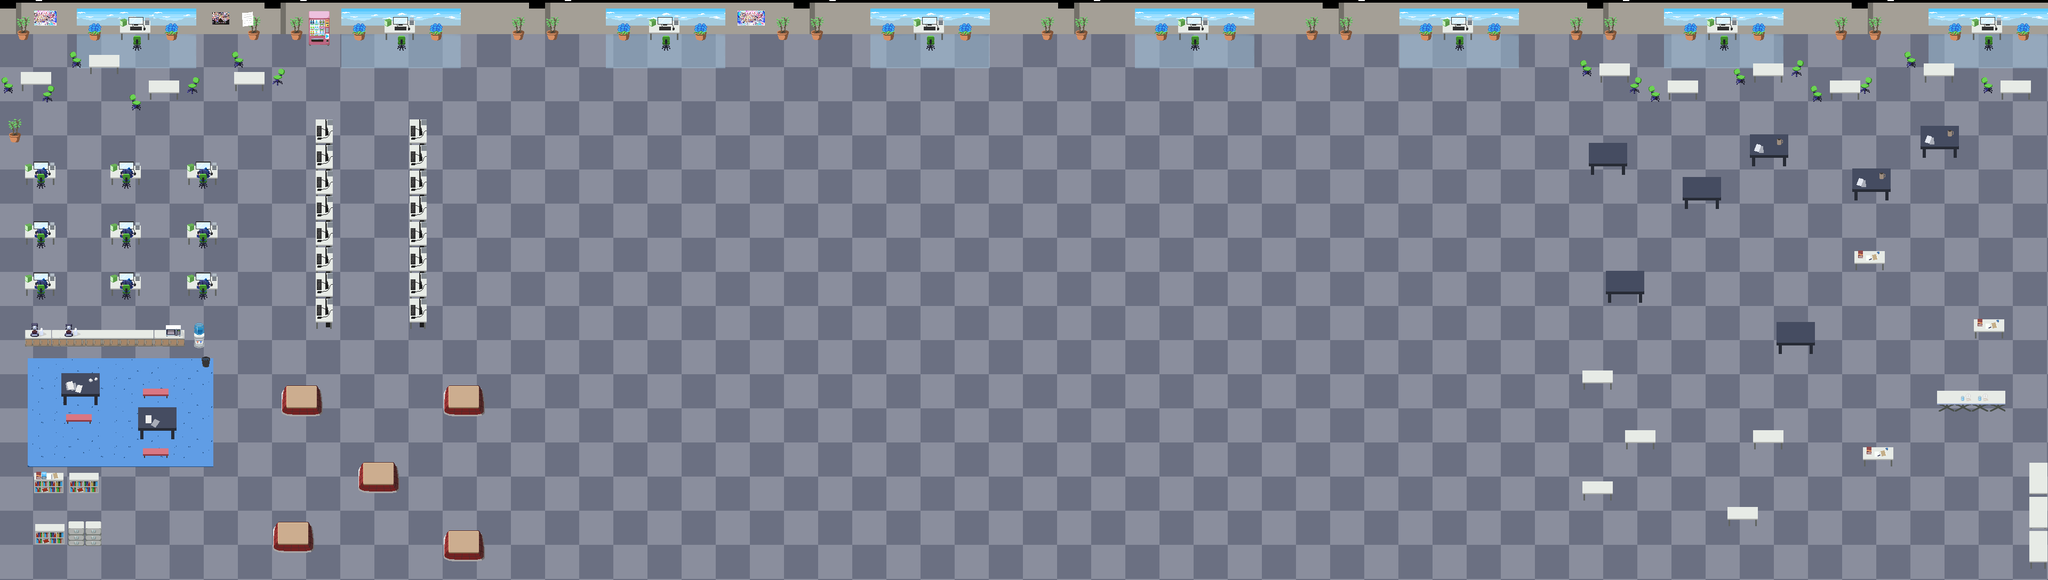

Below is a game level as drawn by its tile map, then a one-line description and the .tmx that defines it (tile-layer data replaced by summaries):
An orthogonal 240x68 tile map with 16x16 px tiles, 5 tile layers (Background, Mats, Lighting, Graphics, ...) and 53 objects.

<map version="1.10" tiledversion="1.10.2" orientation="orthogonal" renderorder="right-down" width="240" height="68" tilewidth="16" tileheight="16" infinite="0" nextlayerid="13" nextobjectid="118">
 <tileset firstgid="1" name="Background" tilewidth="16" tileheight="16" tilecount="7623" columns="99">
  <grid orientation="orthogonal" width="8" height="8" />
  <image source="stageSheet.png" trans="028268" width="1597" height="1234" />
 </tileset>
 <layer id="9" name="Background" width="240" height="68">
  <data>[16320 cells, 16320 non-empty, 188 distinct tile ids]</data>
 </layer>
 <layer id="10" name="Mats" width="240" height="68">
  <data>[16320 cells, 394 non-empty, 56 distinct tile ids]</data>
 </layer>
 <layer id="2" name="Lighting" width="240" height="68">
  <data>[16320 cells, 937 non-empty, 93 distinct tile ids]</data>
 </layer>
 <layer id="8" name="Graphics" width="240" height="68">
  <data>[16320 cells, 1417 non-empty, 295 distinct tile ids]</data>
 </layer>
 <layer id="7" name="Posters" width="240" height="68">
  <data>[16320 cells, 58 non-empty, 52 distinct tile ids]</data>
 </layer>
 <objectgroup id="4" name="Tables">
  <object id="2" x="3750.5" y="150" width="57" height="35" />
  <object id="3" x="3606.5" y="118" width="56.5" height="36" />
  <object id="4" x="3430" y="150" width="57" height="36" />
  <object id="5" x="3286.5" y="118.5" width="56.5" height="35.5" />
  <object id="6" x="3127" y="149.5" width="58" height="36.5" />
  <object id="7" x="2999" y="117.5" width="56" height="38" />
  <object id="65" x="438.5" y="134" width="56.5" height="36.5" />
  <object id="66" x="278.5" y="150" width="57.5" height="36.5" />
  <object id="67" x="38.5" y="134.5" width="57.5" height="40" />
  <object id="68" x="166" y="102" width="58" height="38" />
  <object id="70" x="48" y="608" width="304" height="41" />
  <object id="71" x="48" y="304" width="56" height="48" />
  <object id="73" x="208" y="304" width="56.3333" height="48" />
  <object id="76" x="352" y="304" width="56" height="48" />
  <object id="77" x="48" y="416" width="55.6667" height="48" />
  <object id="78" x="208" y="416" width="56.3333" height="48" />
  <object id="79" x="352" y="416" width="56" height="48" />
  <object id="81" x="352" y="512" width="56.3333" height="48" />
  <object id="83" x="208" y="512" width="56.3333" height="48" />
  <object id="84" x="48" y="512" width="56" height="48" />
  <object id="85" x="592" y="224" width="32" height="394.667" />
  <object id="86" x="768" y="224" width="32" height="391.333" />
  <object id="92" x="114.5" y="699.5" width="72.5" height="61" />
  <object id="93" x="259" y="764.5" width="72" height="60" />
  <object id="97" x="528" y="718" width="74.6667" height="62.6667" />
  <object id="98" x="511.333" y="974.667" width="76" height="61.3333" />
  <object id="99" x="672" y="863.333" width="74.6667" height="63.3333" />
  <object id="100" x="831.333" y="990" width="75.3333" height="62.6667" />
  <object id="101" x="832" y="718.667" width="76.6667" height="61.3333" />
  <object id="102" x="2978.5" y="268" width="71.5" height="61.5" />
  <object id="103" x="3156" y="331" width="70" height="62" />
  <object id="104" x="3011" y="507.5" width="72" height="63" />
  <object id="105" x="2966.5" y="694" width="56.5" height="36.5" />
  <object id="106" x="3331.5" y="604" width="71.5" height="61" />
  <object id="107" x="3279.5" y="251" width="73" height="63" />
  <object id="108" x="3472" y="315" width="72" height="61" />
  <object id="109" x="3477" y="469.5" width="57" height="36.5" />
  <object id="110" x="3701" y="598.5" width="56.5" height="36" />
  <object id="111" x="3631.5" y="731.5" width="128" height="41.5" />
  <object id="112" x="3805" y="867.5" width="34" height="199" />
  <object id="113" x="3047" y="806" width="57.5" height="39" />
  <object id="114" x="2967" y="900.5" width="57" height="37.5" />
  <object id="115" x="3239" y="950.5" width="56.5" height="38.5" />
  <object id="116" x="3287" y="807.5" width="56" height="34.5" />
  <object id="117" x="3492" y="837.5" width="57.5" height="37" />
 </objectgroup>
 <objectgroup id="11" name="Shelves">
  <object id="91" x="363.636" y="606" width="20.1818" height="47.6364" />
  <object id="95" x="63.3333" y="884.667" width="120" height="40" />
  <object id="96" x="64.6667" y="978" width="124" height="43.3333" />
 </objectgroup>
 <objectgroup id="3" name="Walls" visible="0">
  <object id="32" x="1590" y="137.5" width="0.5" />
  <object id="61" x="0" y="0.0222184" width="3840" height="63.9556" />
  <object id="53" x="3823.99" y="64" width="16.0156" height="1023.83" />
  <object id="63" x="0.177806" y="64.3085" width="16.0156" height="1023.83" />
  <object id="64" x="16" y="1072" width="3808" height="16" />
 </objectgroup>
 <objectgroup id="6" name="Sofas" />
</map>
